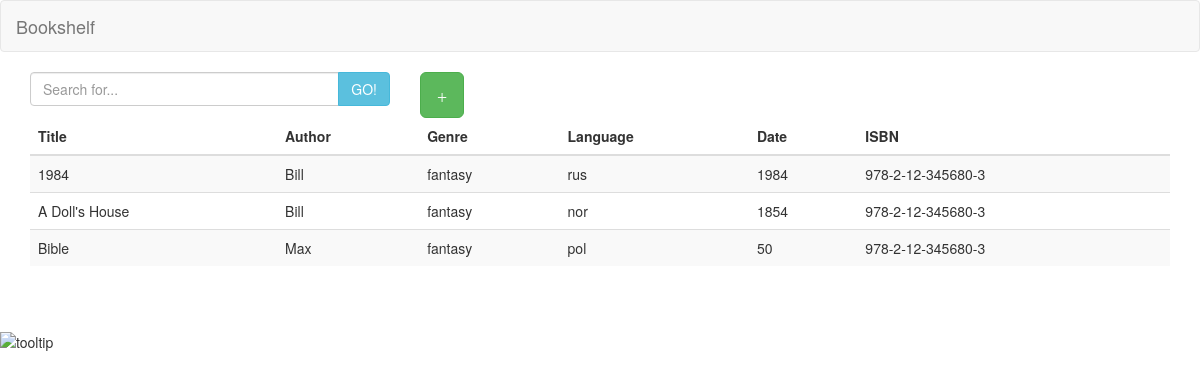
The page / on the database its author committed.
### tables this page shows
CREATE TABLE `books` (
  `id` int(11) NOT NULL,
  `author_id` int(11) NOT NULL,
  `genre_id` int(11) NOT NULL,
  `title` text NOT NULL,
  `photo` varchar(255) NOT NULL,
  `language` varchar(50) NOT NULL,
  `year` int(4) NOT NULL,
  `code` varchar(100) NOT NULL
);

CREATE TABLE `authors` (
  `id` int(11) NOT NULL,
  `name` text NOT NULL
);

CREATE TABLE `genres` (
  `id` int(11) NOT NULL,
  `name` varchar(250) NOT NULL
);

### controllers/Book.php (called while the page is built, shortened)
<?php
include 'models/Book_Model.php';
include 'models/Genre_Model.php';
include 'models/Author_Model.php';
class Book extends Controller
{
    protected $bmodel;
    protected $gmodel;
    protected $amodel;
    public function __construct()
    {
        $this->bmodel = new Book_Model();
        $this->gmodel = new Genre_Model();
        $this->amodel = new Author_Model();
    }
    public function list()
    {
        $books = $this->bmodel->all();
        foreach ($books as &$book) {
            $book['author'] = $this->amodel->getName($book['author_id']);
            $book['genre'] = $this->gmodel->getName($book['genre_id']);
        }
        $this->view->assign($books);
        $this->view->render('book/list');
    }
}

### index.php (called while the page is built, shortened)
<?php
    include 'libs/Bootstrap.php';
    include 'libs/Model.php';
    include 'libs/View.php';
    $app = new Bootstrap();
?>

### libs/Model.php (called while the page is built)
<?php
class Model
{
    public function __construct()
    {
         $this->db = new Database();
    }
}
?>

### models/Book_Model.php (called while the page is built, shortened)
<?php
class Book_Model extends Model
{
    public function all()
    {
        try {
            $sth = $this->db->prepare('SELECT * FROM books ORDER BY title ASC LIMIT 3');
            $sth->execute();
            return $sth->fetchAll();
        }
        catch (Exception $e) {
            echo 'Model error: ',  $e->getMessage(), "\n";
        }
    }
}
?>

### models/Author_Model.php (called while the page is built, shortened)
<?php
class Author_Model extends Model
{
    public function getName($id)
    {
        try {
            $sql = "SELECT id, name FROM authors WHERE id =  :id LIMIT 1";
            $sth = $this->db->prepare($sql);
            $sth->bindParam(':id', $id, PDO::PARAM_INT);
            $sth->execute();
            return $sth->fetch();
        }
        catch (Exception $e) {
            echo 'Model getName error: ',  $e->getMessage(), "\n";
        }
    }
}
?>

### models/Genre_Model.php (called while the page is built, shortened)
<?php
class Genre_Model extends Model
{
    public function getName($id)
    {
        try {
            $sql = "SELECT id, name FROM genres WHERE id =  :id LIMIT 1";
            $sth = $this->db->prepare($sql);
            $sth->bindParam(':id', $id, PDO::PARAM_INT);
            $sth->execute();
            return $sth->fetch();
        }
        catch (Exception $e) {
            echo 'Model error: ',  $e->getMessage(), "\n";
        }
    }
}
?>

### views/book/list.php (the view, shortened to what this page needs)
<div class="container">
    <div class="top-main">
        <div class="row">
            <div class="col-md-4">
                <form action="<?= URL . 'book/search' ;?>" method="POST" id="search-form" class="input-group">
                    <input name="search" id="search" type="text" class="form-control" placeholder="Search for..." required>
                    <span class="input-group-btn">
                        <button id="search-sbt" class="btn btn-info text-uppercase" type="submit">Go!</button>
                    </span>
                </form>
            </div>
            <div class="col-md-8">
                <a class="add-btn btn btn-lg btn-success" href="<?=URL . 'create';?>" ><span class="glyphicon glyphicon-plus"></span></a>
            </div>
        </div>
    </div>
    <div class="bottom-main">
        <div class="row">
            <div class="col-md-12">
                <?php $books = View::$data ;?>
                <?php if(!empty($books)):?>
                    <table class="table table-striped list-table">
                        <thead>
                        <tr>
                            <th>
                                Title
                                <span id="up-btn" class="glyphicon glyphicon-triangle-bottom"></span>
                            </th>
                            <th>Author</th>
                            <th>Genre</th>
                            <th>Language</th>
                            <th>Date</th>
                            <th>ISBN</th>
                        </tr>
                        </thead>
                        <tbody data-url="<?= URL ;?>">
                            <?php foreach($books as $k => $book): ?>
                                <tr id="book-<?= $k ;?>"" data-img="<?= URL . $book['photo'] ;?>" class="book-row">
                                    <td class="td-title">
                                        <span class="book-content">
                                            <?php echo $book['title']; ?>
                                        </span>
                                    </td>
                                    <td class="td-author">
                                        <span class="book-content"><?php echo $book['author']['name']; ?></span>
                                    </td>
                                    <td class="td-genre">
                                        <span class="book-content"><?php echo $book['genre']['name']; ?></span>
                                    </td>
                                    <td class="td-language">
                                        <span class="book-content"><?php echo $book['language']; ?></span>
                                    </td>
                                    <td class="td-year">
                                        <span class="book-content"><?php echo $book['year']; ?></span>
                                    </td>
                                    <td class="td-code">
                                        <span class="book-content"><?php echo $book['code']; ?></span>
                                    </td>
                                </tr>
                            <?php endforeach; ?>
                        </tbody>
                    </table>
                    <div class="pagination-wrapper">
                    </div>
                <? else: ?>
                    <?= '<h2>No books here.</h2>'; ?>
                <?php endif; ?>
            </div>
        </div>
    </div>
</div>
<p class="tool-tip"><img src="" alt="tooltip"></p>

### libs/Bootstrap.php (shortened to what this page needs)
<?php
class Bootstrap {
    public function __construct() {
        $url = isset($_GET['url']) ? $_GET['url'] : null;
        $url = rtrim($url, '/');
        $url = explode('/', $url);
        $book_path = 'controllers/Book.php';
        if(file_exists($book_path)) {
            $controller = new Book();
        } else {
            include 'controllers/Error.php';
            $controller = new Error();
            return false;
        }
        if(isset($url[1]) && isset($url[0])) {
            if(method_exists($controller, $url[0])) {
                $controller->{$url[0]}($url[1]);
            } else {
                echo 'Error: NO ROUTE!';
            }
        } else {
            if(isset($url[0]) && method_exists($controller, $url[0])) {
                $controller->{$url[0]}($url[1]);
            } else {
                $controller->list();
            }
        }
    }
}
?>

### libs/View.php (shortened to what this page needs)
<?php
class View {
    public function render($name, $noInclude = false) {
        if($noInclude == true) {
            require 'views/'.$name.'.php';
        } else {
            require 'views/header.php';
            require 'views/'.$name.'.php';
            require 'views/footer.php';
        }
    }
}
?>

### views/header.php (shortened to what this page needs)
<!DOCTYPE html>
<html lang="en">
<head>
    <link href="<?= URL; ?>vendor/twbs/bootstrap/dist/css/bootstrap.min.css" rel="stylesheet">
    <link href="<?= URL; ?>public/css/default.css" rel="stylesheet">
</head>
<body>
<header id="header">
    <nav class="navbar navbar-default">
        <div class="container-fluid">
            <div class="navbar-header">
                <a class="navbar-brand" href="/">Bookshelf</a>
            </div>
    </nav>
</header>
<main id="content">

### views/footer.php (shortened to what this page needs)
</main>
</body>
</html>

### rows shown on the page
books: title "1984", author.name "Bill", genre.name "fantasy", language "rus", year "1984", code "978-2-12-345680-3"
books: title "A Doll's House", author.name "Bill", genre.name "fantasy", language "nor", year "1854", code "978-2-12-345680-3"
books: title "Bible", author.name "Max", genre.name "fantasy", language "pol", year "50", code "978-2-12-345680-3"
